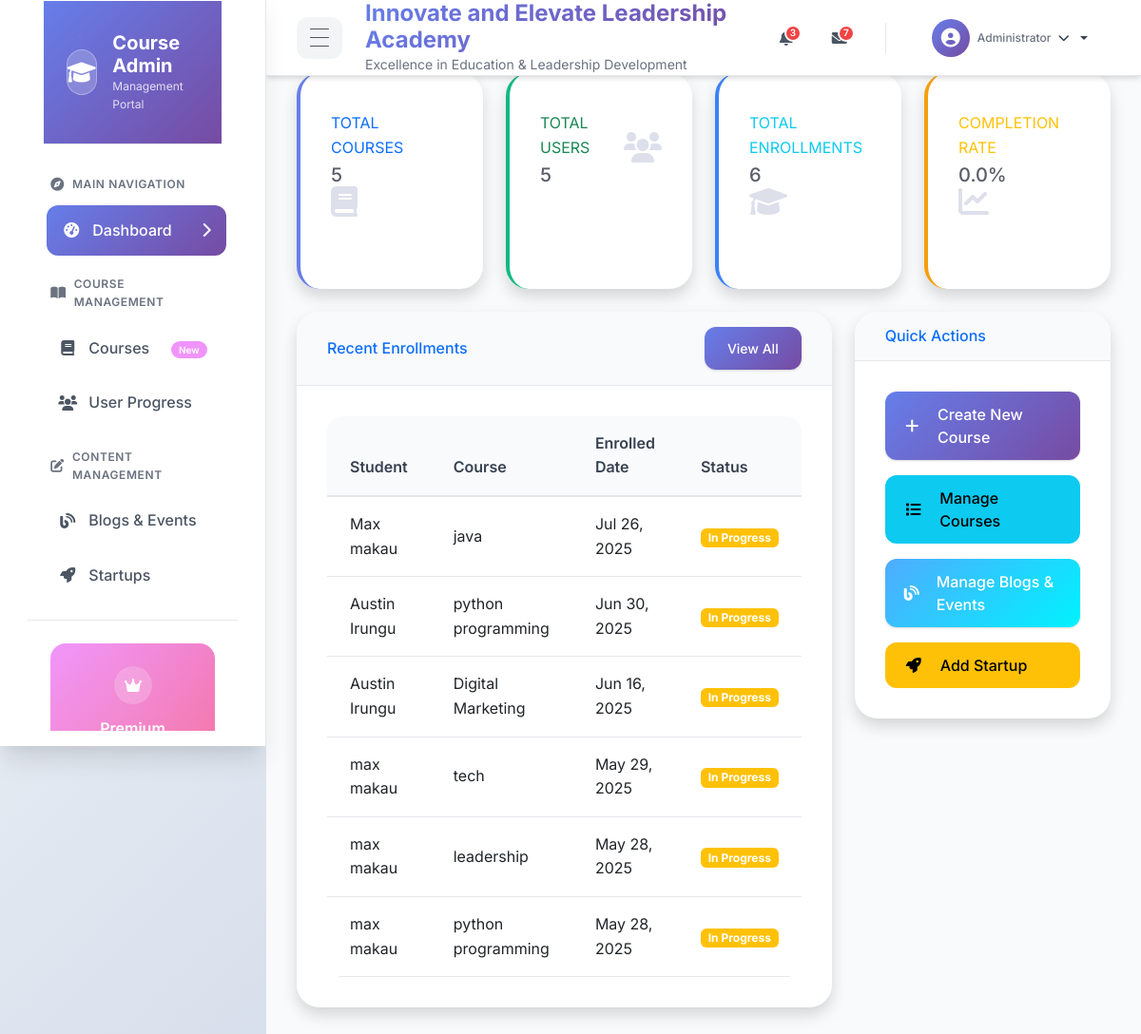
Page /users/custom_admin/ (signed in) on the committed database.
### courses/models.py (models this page shows, shortened)
class Enrollment(models.Model):
    student = models.ForeignKey(User, on_delete=models.CASCADE, related_name='enrollments') # Renamed user to student
    course = models.ForeignKey(Course, on_delete=models.CASCADE, related_name='enrollments')
    enrollment_date = models.DateTimeField(auto_now_add=True) # Renamed enrolled_date
    is_completed = models.BooleanField(default=False) # Renamed completed
    completion_date = models.DateTimeField(null=True, blank=True) # Added completion date
    last_accessed = models.DateTimeField(auto_now=True)
    class Meta:
        unique_together = ('student', 'course')

class Course(models.Model):
    STATUS_CHOICES = [
        ('draft', 'Draft'),
        ('published', 'Published'),
        ('archived', 'Archived'),
    ]
    title = models.CharField(max_length=200)
    slug = models.SlugField(unique=True, help_text="A unique identifier for the course, used in URLs.")
    description = models.TextField()
    category = models.ForeignKey(Category, on_delete=models.SET_NULL, null=True, blank=True, related_name='courses')
    instructor = models.ForeignKey(User, on_delete=models.SET_NULL, null=True, blank=True, related_name='courses_taught') # Assuming User can be an instructor
    price = models.DecimalField(max_digits=6, decimal_places=2, default=0.00) # 0 for free courses
    duration = models.PositiveIntegerField(help_text="Duration in weeks", default=0) # Changed to PositiveIntegerField
    created_date = models.DateTimeField(auto_now_add=True)
    updated_date = models.DateTimeField(auto_now=True)
    thumbnail = models.ImageField(upload_to='course_thumbnails/', blank=True, null=True) # Added null=True
    level = models.CharField(max_length=20, choices=[
        ('BEGINNER', 'Beginner'),
        ('INTERMEDIATE', 'Intermediate'),
        ('ADVANCED', 'Advanced')
    ], default='BEGINNER') # Added default
    status = models.CharField(max_length=10, choices=STATUS_CHOICES, default='published') # Replaced is_published
    class Meta:
        ordering = ['title']

### users/models.py (models this page shows, shortened)
class User(AbstractUser):
    first_name = models.CharField(max_length=100)
    last_name = models.CharField(max_length=100)
    email = models.EmailField(unique=True)
    phone_number = models.CharField(max_length=15, blank=True)
    profile_picture = models.ImageField(upload_to='profile_pics/', blank=True)
    created_date = models.DateTimeField(auto_now_add=True)
    updated_date = models.DateTimeField(auto_now=True)
    password = models.CharField(max_length=128)  # Django's default password field length
    groups = models.ManyToManyField(
        'auth.Group',
        related_name='custom_user_set',
        blank=True,
        help_text='The groups this user belongs to.',
        verbose_name='groups',
    )
    user_permissions = models.ManyToManyField(
        'auth.Permission',
        related_name='custom_user_set',
        blank=True,
        help_text='Specific permissions for this user.',
        verbose_name='user permissions',
    )
    class Meta:
        ordering = ['first_name', 'last_name']
    def get_full_name(self):
        return f"{self.first_name} {self.last_name}"

### custom_admin/views.py (the view)
# urls.py: path('', views.admin_dashboard_view, name='dashboard'),
@login_required
def admin_dashboard_view(request):
    total_courses = Course.objects.count()
    total_users = User.objects.count() # Make sure User is imported
    total_enrollments = Enrollment.objects.count()
    completed_enrollments = Enrollment.objects.filter(is_completed=True).count()
    progress_percentage = (completed_enrollments / total_enrollments * 100) if total_enrollments > 0 else 0
    recent_enrollments = Enrollment.objects.select_related('student', 'course').order_by('-enrollment_date')[:10]
    context = {
        'total_courses': total_courses,
        'total_users': total_users,
        'total_enrollments': total_enrollments,
        'progress_percentage': round(progress_percentage, 2), # Round for display
        'recent_enrollments': recent_enrollments,
    }
    return render(request, 'custom_admin/dashboard.html', context)

### custom_admin/templates/custom_admin/dashboard.html (shortened to what this page needs)
{% extends "admin/base_admin.html" %}
{% block content %}
<div class="dashboard">
    <div class="row mb-4">
        <div class="col-xl-3 col-md-6">
            <div class="card border-left-primary shadow h-100 py-2">
                <div class="card-body">
                    <div class="row no-gutters align-items-center">
                        <div class="col mr-2">
                            <div class="text-xs font-weight-bold text-primary text-uppercase mb-1">
                                Total Courses</div>
                            <div class="h5 mb-0 font-weight-bold text-gray-800">{{ total_courses }}</div>
                        </div>
                        <div class="col-auto">
                            <i class="fas fa-book fa-2x text-gray-300"></i>
                        </div>
                    </div>
                </div>
            </div>
        </div>
        <div class="col-xl-3 col-md-6">
            <div class="card border-left-success shadow h-100 py-2">
                <div class="card-body">
                    <div class="row no-gutters align-items-center">
                        <div class="col mr-2">
                            <div class="text-xs font-weight-bold text-success text-uppercase mb-1">
                                Total Users</div>
                            <div class="h5 mb-0 font-weight-bold text-gray-800">{{ total_users }}</div>
                        </div>
                        <div class="col-auto">
                            <i class="fas fa-users fa-2x text-gray-300"></i>
                        </div>
                    </div>
                </div>
            </div>
        </div>
        <div class="col-xl-3 col-md-6">
            <div class="card border-left-info shadow h-100 py-2">
                <div class="card-body">
                    <div class="row no-gutters align-items-center">
                        <div class="col mr-2">
                            <div class="text-xs font-weight-bold text-info text-uppercase mb-1">
                                Total Enrollments</div>
                            <div class="h5 mb-0 font-weight-bold text-gray-800">{{ total_enrollments }}</div>
                        </div>
                        <div class="col-auto">
                            <i class="fas fa-graduation-cap fa-2x text-gray-300"></i>
                        </div>
                    </div>
                </div>
            </div>
        </div>
        <div class="col-xl-3 col-md-6">
            <div class="card border-left-warning shadow h-100 py-2">
                <div class="card-body">
                    <div class="row no-gutters align-items-center">
                        <div class="col mr-2">
                            <div class="text-xs font-weight-bold text-warning text-uppercase mb-1">
                                Completion Rate</div>
                            <div class="h5 mb-0 font-weight-bold text-gray-800">{{ progress_percentage }}%</div>
                        </div>
                        <div class="col-auto">
                            <i class="fas fa-chart-line fa-2x text-gray-300"></i>
                        </div>
                    </div>
                </div>
            </div>
        </div>
    </div>
    <div class="row">
        <div class="col-xl-8 col-lg-7">
            <div class="card shadow mb-4">
                <div class="card-header py-3 d-flex flex-row align-items-center justify-content-between">
                    <h6 class="m-0 font-weight-bold text-primary">Recent Enrollments</h6>
                    <a href="{% url 'custom_admin:user_progress' %}" class="btn btn-sm btn-primary">View All</a>
                </div>
                <div class="card-body">
                    <div class="table-responsive">
                        <table class="table table-hover">
                            <thead>
                                <tr>
                                    <th>Student</th>
                                    <th>Course</th>
                                    <th>Enrolled Date</th>
                                    <th>Status</th>
                                </tr>
                            </thead>
                            <tbody>
                                {% for enrollment in recent_enrollments %}
                                <tr>
                                    <td>{{ enrollment.student.get_full_name|default:enrollment.student.username }}</td>
                                    <td>{{ enrollment.course.title }}</td>
                                    <td>{{ enrollment.enrollment_date|date:"M d, Y" }}</td>
                                    <td>
                                        {% if enrollment.is_completed %}
                                            <span class="badge bg-success">Completed</span>
                                        {% else %}
                                            <span class="badge bg-warning">In Progress</span>
                                        {% endif %}
                                    </td>
                                </tr>
                                {% empty %}
                                <tr>
                                    <td colspan="4" class="text-center">No recent enrollments</td>
                                </tr>
                                {% endfor %}
                            </tbody>
                        </table>
                    </div>
                </div>
            </div>
        </div>
        <div class="col-xl-4 col-lg-5">
            <div class="card shadow mb-4">
                <div class="card-header py-3">
                    <h6 class="m-0 font-weight-bold text-primary">Quick Actions</h6>
                </div>
                <div class="card-body">
                    <div class="quick-actions">
                        <a href="{% url 'custom_admin:course_create' %}" class="btn btn-primary btn-block mb-3">
                            <i class="fas fa-plus"></i> Create New Course
                        </a>
                        <a href="{% url 'custom_admin:course_list' %}" class="btn btn-info btn-block mb-3">
                            <i class="fas fa-list"></i> Manage Courses
                        </a>
                        <a href="{% url 'custom_admin:blog_event_list' %}" class="btn btn-success btn-block mb-3">
                            <i class="fas fa-blog"></i> Manage Blogs & Events
                        </a>
                        <a href="{% url 'custom_admin:startup_list' %}" class="btn btn-warning btn-block">
                            <i class="fas fa-rocket"></i> Add Startup
                        </a>
                    </div>
                </div>
            </div>
        </div>
    </div>
</div>
{% endblock %}

### staticfiles/css/styles.css (style rules this page uses)
:root { --primary-color: #2c3e50; --secondary-color: #c97a04; --accent-color: #e74c3c; --text-color: #333; --light-bg: #f5f6fa; }
* { margin: 0; padding: 0; box-sizing: border-box; }
html { scroll-behavior: smooth; }
body { font-family: 'Segoe UI', Tahoma, Geneva, Verdana, sans-serif; line-height: 1.6; color: var(--text-color); }

### custom_admin/templates/custom_admin/dashboard.html (style rules this page uses)
.border-left-primary { border-left: 4px solid var(--primary-color) !important; }
.border-left-success { border-left: 4px solid var(--success-color) !important; }
.border-left-info { border-left: 4px solid var(--info-color) !important; }
.border-left-warning { border-left: 4px solid var(--warning-color) !important; }
.text-gray-300 { color: #dddfeb !important; }
.text-gray-800 { color: #5a5c69 !important; }
.btn-block { display: block; width: 100%; }
.quick-actions .btn { text-align: left; padding: 12px 20px; }
.quick-actions .btn i { margin-right: 10px; width: 20px; text-align: center; }

### templates/admin/base_admin.html (style rules this page uses)
:root { --sidebar-width: 280px; --sidebar-collapsed-width: 80px; --header-height: 80px; --primary-gradient: linear-gradient(135deg, #667eea 0%, #764ba2 100%); --secondary-gradient: linear-gradient(135deg, #f093fb 0%, #f5576c 100%); --success-gradient: linear-gradient(135deg, #4facfe 0%, #00f2fe 100%); --warning-gradient: linear-gradient(135deg, #43e97b 0%, #38f9d7 100%); --danger-gradient: linear-gradient(135deg, #fa709a 0%, #fee140 100%); --primary-color: #667eea; --primary-dark: #5a67d8; --secondary-color: #764ba2; --accent-color: #f093fb; --success-color: #10b981; --info-color: #3b82f6; --warning-color: #f59e0b; --danger-color: #ef4444; --white: #ffffff; --gray-50: #f9fafb; --gray-100: #f3f4f6; --gray-200: #e5e7eb; --gray-300: #d1d5db; --gray-400: #9ca3af; --gray-500: #6b7280; --gray-600: #4b5563; --gray-700: #374151; --gray-800: #1f2937; --gray-900: #111827; --shadow-sm: 0 1px 2px 0 rgba(0, 0, 0, 0.05); --shadow: 0 1px 3px 0 rgba(0, 0, 0, 0.1), 0 1px 2px 0 rgba(0, 0, 0, 0.06); --shadow-md: 0 4px 6px -1px rgba(0, 0, 0, 0.1), 0 2px 4px -1px rgba(0, 0, 0, 0.06); --shadow-lg: 0 10px 15px -3px rgba(0, 0, 0, 0.1), 0 4px 6px -2px rgba(0, 0, 0, 0.05); --shadow-xl: 0 20px 25px -5px rgba(0, 0, 0, 0.1), 0 10px 10px -5px rgba(0, 0, 0, 0.04); --radius-sm: 0.375rem; --radius: 0.5rem; --radius-md: 0.75rem; --radius-lg: 1rem; --radius-xl: 1.5rem; --transition: all 0.3s cubic-bezier(0.4, 0, 0.2, 1); --transition-fast: all 0.15s cubic-bezier(0.4, 0, 0.2, 1); }
* { box-sizing: border-box; }
body { font-family: 'Inter', -apple-system, BlinkMacSystemFont, 'Segoe UI', Roboto, sans-serif; background: linear-gradient(135deg, #f5f7fa 0%, #c3cfe2 100%); margin: 0; padding: 0; line-height: 1.6; color: var(--gray-700); overflow-x: hidden; }
.card { border: none; border-radius: var(--radius-xl); box-shadow: var(--shadow); margin-bottom: 2rem; background: var(--white); overflow: hidden; transition: var(--transition); }
.card-header { background: var(--gray-50); border-bottom: 1px solid var(--gray-200); padding: 1.5rem 2rem; font-weight: 600; color: var(--gray-800); }
.card-body { padding: 2rem; }
.btn { border-radius: var(--radius-md); font-weight: 500; transition: var(--transition); border: none; padding: 0.75rem 1.5rem; display: inline-flex; align-items: center; gap: 0.5rem; text-decoration: none; }
.btn-primary { background: var(--primary-gradient); color: var(--white); box-shadow: var(--shadow); }
.btn-success { background: var(--success-gradient); color: var(--white); box-shadow: var(--shadow); }
.table { margin-bottom: 0; border-radius: var(--radius-lg); overflow: hidden; }
.table th { border-top: none; background: var(--gray-50); font-weight: 600; color: var(--gray-700); padding: 1rem 1.5rem; border-bottom: 2px solid var(--gray-200); }
.table td { padding: 1rem 1.5rem; border-bottom: 1px solid var(--gray-200); vertical-align: middle; }

### rows in the picture
Enrollment: student.get_full_name "Max makau", course "java", enrollment_date "Jul 26, 2025", is_completed "In Progress"
Enrollment: student.get_full_name "Austin Irungu", course "python programming", enrollment_date "Jun 30, 2025", is_completed "In Progress"
Enrollment: student.get_full_name "Austin Irungu", course "Digital Marketing", enrollment_date "Jun 16, 2025", is_completed "In Progress"
Enrollment: student.get_full_name "max makau", course "tech", enrollment_date "May 29, 2025", is_completed "In Progress"
Enrollment: student.get_full_name "max makau", course "leadership", enrollment_date "May 28, 2025", is_completed "In Progress"
Enrollment: student.get_full_name "max makau", course "python programming", enrollment_date "May 28, 2025", is_completed "In Progress"

### other values in the picture
{{ total_courses }} "5"
{{ total_users }} "5"
{{ total_enrollments }} "6"
{{ progress_percentage }} "0.0"
